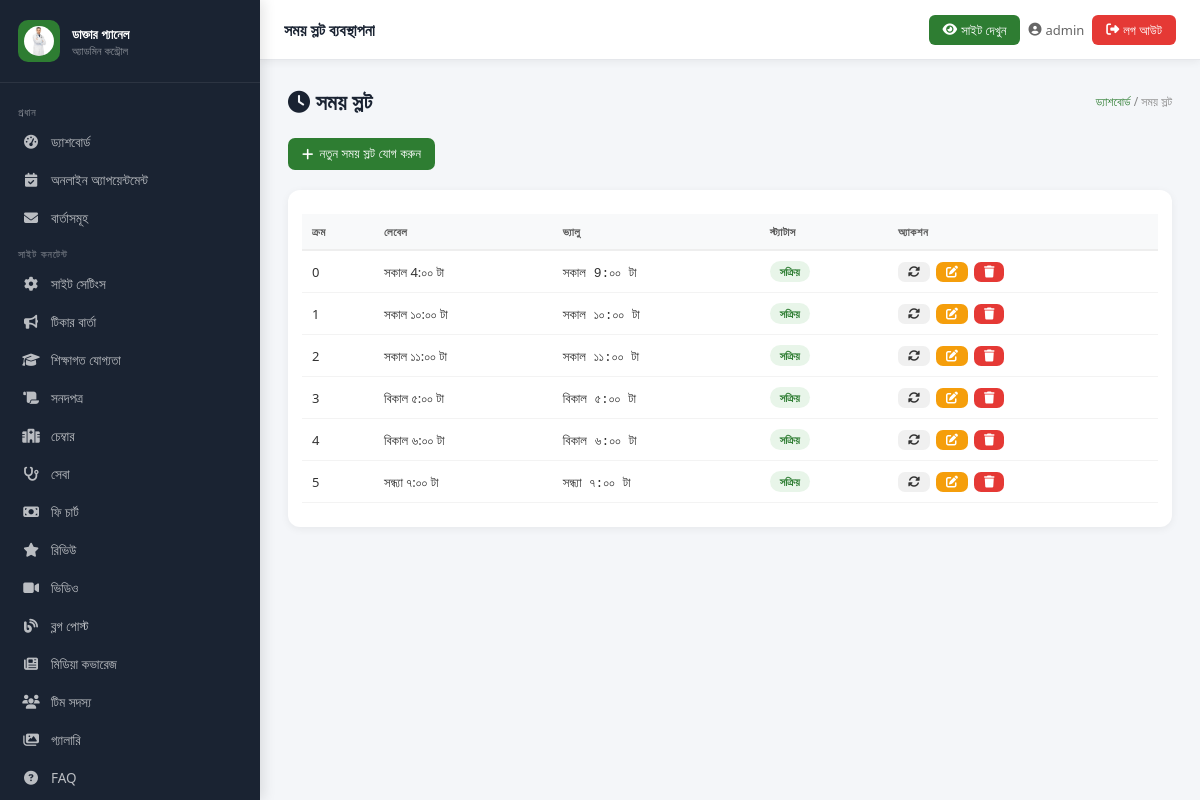
Screenshot of /admin-panel/time-slots/ (signed in) with the database file from the repository.
### core/models.py (models this page shows, shortened)
class SiteSettings(models.Model):
    doctor_name = models.CharField(max_length=200, default='ডাঃ সানজিদা ইসলাম চৌধুরী')
    doctor_name_en = models.CharField(max_length=200, default='Dr. Sanjida Islam Chowdhury')
    specialty = models.CharField(max_length=200, default='গাইনী ও প্রসূতি বিশেষজ্ঞ')
    degrees = models.CharField(max_length=300, default='MBBS · FCPS · MRCOG (UK)')
    short_bio = models.TextField(verbose_name="সংক্ষিপ্ত পরিচয়", default="")
    detailed_bio = models.TextField(verbose_name="বিস্তারিত পরিচয়", default="")
    phone = models.CharField(max_length=20, default='০১৮১১-২২৩৩৪৪')
    phone_raw = models.CharField(max_length=20, default='+8801811223344')
    whatsapp = models.CharField(max_length=20, default='+8801811223344')
    email = models.EmailField(default='dr.sanjida@example.com')
    facebook_url = models.URLField(blank=True, default='https://facebook.com/dr.sanjida.bd')
    youtube_url = models.URLField(blank=True)
    profile_photo = models.ImageField(upload_to='doctor/', blank=True, null=True)
    profile_photo_url = models.URLField(blank=True, default='https://cdn.sasthyaseba.com/doctors/7410/xoWEh5iyzT9wpngIPNnKbQQiN5AnbUCE8y2hJYpv/dr-sanjida-hossain.jpg')
    years_experience = models.IntegerField(default=22)
    successful_deliveries = models.IntegerField(default=8000)
    google_rating = models.DecimalField(max_digits=3, decimal_places=1, default=4.8)
    google_review_count = models.IntegerField(default=650)
    research_papers = models.IntegerField(default=18)
    booking_fee = models.IntegerField(default=300)
    bkash_number = models.CharField(max_length=20, default='০১৮১১-২২৩৩৪৪')
    nagad_number = models.CharField(max_length=20, default='০১৮১১-২২৩৩৪৪')
    rocket_number = models.CharField(max_length=25, default='০১৮১১২২৩৩৪৪৭')
    map_embed_url = models.TextField(default='', blank=True)
    maps_link = models.URLField(blank=True, default='https://maps.google.com/?q=মিরপুর+ঢাকা')
    meta_title = models.CharField(max_length=200, default='ডাঃ সানজিদা ইসলাম চৌধুরী | গাইনী ও প্রসূতি বিশেষজ্ঞ')
    meta_description = models.TextField(blank=True, default='')
    class Meta:
        verbose_name = 'সাইট সেটিংস'
        verbose_name_plural = 'সাইট সেটিংস'
    def get_profile_photo(self):
        if self.profile_photo:
            return self.profile_photo.url
        return self.profile_photo_url

class AppointmentSlot(models.Model):
    label = models.CharField(max_length=100)
    value = models.CharField(max_length=100)
    is_active = models.BooleanField(default=True)
    order = models.IntegerField(default=0)
    class Meta:
        ordering = ['order']
        verbose_name = 'সময় স্লট'

### core/admin_views.py (the view, shortened to what this page needs)
# urls.py: path('time-slots/', av.manage_time_slots, name='admin_time_slots'),
@login_required(login_url='/admin-panel/login/')
def manage_time_slots(request):
    items = AppointmentSlot.objects.all().order_by('order')
    return render(request, 'admin_panel/time_slots.html', {'items': items})

### core/context_processors.py (called while the page is built)
def site_settings(request):
    try:
        settings = SiteSettings.objects.first()
        if not settings:
            settings = SiteSettings()
    except Exception:
        settings = SiteSettings()
    return {'site': settings}

### templates/admin_panel/time_slots.html (shortened to what this page needs)
{% extends "admin_panel/base_admin.html" %}
{% block page_title %}সময় স্লট ব্যবস্থাপনা{% endblock %}
{% block content %}
<div class="page-header">
    <h1><i class="fas fa-clock"></i> সময় স্লট</h1>
    <div class="breadcrumb">
        <a href="{% url 'admin_dashboard' %}">ড্যাশবোর্ড</a> / সময় স্লট
    </div>
</div>
<div style="margin-bottom: 20px;">
    <button class="btn btn-primary" onclick="openModal('addModal')">
        <i class="fas fa-plus"></i> নতুন সময় স্লট যোগ করুন
    </button>
</div>
<div class="card">
    <div class="table-responsive">
        <table class="tbl">
            <thead>
                <tr>
                    <th>ক্রম</th>
                    <th>লেবেল</th>
                    <th>ভ্যালু</th>
                    <th>স্ট্যাটাস</th>
                    <th>অ্যাকশন</th>
                </tr>
            </thead>
            <tbody>
                {% for item in items %}
                <tr>
                    <td>{{ item.order }}</td>
                    <td>{{ item.label }}</td>
                    <td><code>{{ item.value }}</code></td>
                    <td>
                        {% if item.is_active %}
                            <span class="badge badge-success">সক্রিয়</span>
                        {% else %}
                            <span class="badge badge-danger">নিষ্ক্রিয়</span>
                        {% endif %}
                    </td>
                    <td>
                        <div class="action-buttons">
                            <form method="POST" style="display:inline;">
                                <button type="submit" class="btn btn-sm btn-secondary" title="স্ট্যাটাস পরিবর্তন">
                                    <i class="fas fa-sync-alt"></i>
                                </button>
                            </form>
                            <button class="btn btn-sm btn-warning" onclick='openEditModal({{ item.pk|safe }}, "{{ item.label|escapejs }}", "{{ item.value|escapejs }}", {{ item.order }}, {{ item.is_active|yesno:"true,false" }})'>
                                <i class="fas fa-edit"></i>
                            </button>
                            <button class="btn btn-sm btn-danger" onclick="confirmDelete({{ item.pk }})">
                                <i class="fas fa-trash"></i>
                            </button>
                        </div>
                    </td>
                </tr>
                {% endfor %}
            </tbody>
        </table>
    </div>
</div>
{% endblock %}

### templates/admin_panel/base_admin.html (shortened to what this page needs)
<!DOCTYPE html>
<html lang="bn">
<head>
  <link rel="stylesheet" href="https://cdnjs.cloudflare.com/ajax/libs/font-awesome/6.5.0/css/all.min.css">
  {% load static %}
</head>
<body>
<aside class="sidebar" id="sidebar">
  <div class="sidebar__brand">
    <div class="sidebar__brand-icon"><img src="{{ site.get_profile_photo }}" height="30" width="30" alt="{{ site.doctor_name }}" style="border-radius:50%; object-fit:cover;" /></div>
    <div class="sidebar__brand-text">
      <h3>ডাক্তার প্যানেল</h3>
      <p>অ্যাডমিন কন্ট্রোল</p>
    </div>
  </div>
  <nav class="sidebar__nav">
    <div class="nav-section-label">প্রধান</div>
    <a href="{% url 'admin_dashboard' %}" class="sidebar__link {% block nav_dashboard %}{% endblock %}"><i class="fas fa-tachometer-alt"></i> ড্যাশবোর্ড</a>
    <a href="{% url 'admin_appointments' %}" class="sidebar__link {% block nav_appointments %}{% endblock %}"><i class="fas fa-calendar-check"></i>অনলাইন অ্যাপয়েন্টমেন্ট</a>
    <a href="{% url 'admin_messages' %}" class="sidebar__link {% block nav_messages %}{% endblock %}"><i class="fas fa-envelope"></i> বার্তাসমূহ</a>
    <div class="nav-section-label">সাইট কনটেন্ট</div>
    <a href="{% url 'admin_site_settings' %}" class="sidebar__link {% block nav_settings %}{% endblock %}"><i class="fas fa-cog"></i> সাইট সেটিংস</a>
    <a href="{% url 'admin_tickers' %}" class="sidebar__link {% block nav_tickers %}{% endblock %}"><i class="fas fa-bullhorn"></i> টিকার বার্তা</a>
    <a href="{% url 'admin_qualifications' %}" class="sidebar__link {% block nav_qualifications %}{% endblock %}"><i class="fas fa-graduation-cap"></i> শিক্ষাগত যোগ্যতা</a>
    <a href="{% url 'admin_certificates' %}" class="sidebar__link {% block nav_certificates %}{% endblock %}"><i class="fas fa-scroll"></i> সনদপত্র</a>
    <a href="{% url 'admin_chambers' %}" class="sidebar__link {% block nav_chambers %}{% endblock %}"><i class="fas fa-hospital-alt"></i> চেম্বার</a>
    <a href="{% url 'admin_services' %}" class="sidebar__link {% block nav_services %}{% endblock %}"><i class="fas fa-stethoscope"></i> সেবা</a>
    <a href="{% url 'admin_fees' %}" class="sidebar__link {% block nav_fees %}{% endblock %}"><i class="fas fa-money-bill"></i> ফি চার্ট</a>
    <a href="{% url 'admin_reviews' %}" class="sidebar__link {% block nav_reviews %}{% endblock %}"><i class="fas fa-star"></i> রিভিউ</a>
    <a href="{% url 'admin_videos' %}" class="sidebar__link {% block nav_videos %}{% endblock %}"><i class="fas fa-video"></i> ভিডিও</a>
    <a href="{% url 'admin_blogs' %}" class="sidebar__link {% block nav_blogs %}{% endblock %}"><i class="fas fa-blog"></i> ব্লগ পোস্ট</a>
    <a href="{% url 'admin_media' %}" class="sidebar__link {% block nav_media %}{% endblock %}"><i class="fas fa-newspaper"></i> মিডিয়া কভারেজ</a>
    <a href="{% url 'admin_team' %}" class="sidebar__link {% block nav_team %}{% endblock %}"><i class="fas fa-users"></i> টিম সদস্য</a>
    <a href="{% url 'admin_gallery' %}" class="sidebar__link ">
    <i class="fas fa-images"></i> গ্যালারি
</a>
    <a href="{% url 'admin_faqs' %}" class="sidebar__link {% block nav_faqs %}{% endblock %}"><i class="fas fa-question-circle"></i> FAQ</a>
  </nav>
</aside>
<div class="topbar">
  <div style="display:flex; align-items:center; gap:8px;">
    <span class="topbar__title">{% block page_title %}ড্যাশবোর্ড{% endblock %}</span>
  </div>
  <div class="topbar__right">
    <a href="/" target="_blank" class="view-site-btn"><i class="fas fa-eye"></i> <span class="hide-xs">সাইট দেখুন</span></a>
    <span class="topbar__user"><i class="fas fa-user-circle"></i> <span class="hide-sm">{{ request.user.username }}</span></span>
    <a href="{% url 'admin_logout' %}" class="topbar__logout"><i class="fas fa-sign-out-alt"></i> <span class="hide-xs">লগ আউট</span></a>
  </div>
</div>
<main class="main-content">
  {% block content %}{% endblock %}
</main>
</body>
</html>

### rows the page displays
SiteSettings: get_profile_photo (picture)
AppointmentSlot: order "0", label "সকাল 4:০০ টা", value "সকাল 9:০০ টা", is_active "সক্রিয়"
AppointmentSlot: order "1", label "সকাল ১০:০০ টা", value "সকাল ১০:০০ টা", is_active "সক্রিয়"
AppointmentSlot: order "2", label "সকাল ১১:০০ টা", value "সকাল ১১:০০ টা", is_active "সক্রিয়"
AppointmentSlot: order "3", label "বিকাল ৫:০০ টা", value "বিকাল ৫:০০ টা", is_active "সক্রিয়"
AppointmentSlot: order "4", label "বিকাল ৬:০০ টা", value "বিকাল ৬:০০ টা", is_active "সক্রিয়"
AppointmentSlot: order "5", label "সন্ধ্যা ৭:০০ টা", value "সন্ধ্যা ৭:০০ টা", is_active "সক্রিয়"

### other values shown
{{ request.user.username }} "admin"
